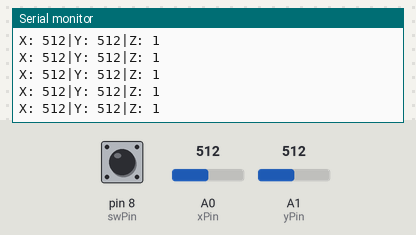
Bench run of a sketch on a simulated Arduino Uno, built with avr-gcc and run on an emulated ATmega328P. Parts: the last lines printed to the serial monitor. Inputs (shaded band) come from the test bench; at power-on: A1 (yPin) = 512, pin 8 (swPin) HIGH, A0 (xPin) = 512.

Above: at 4.2 s.
4.3 s: A1 (yPin) set to 982
At 4.32 s:
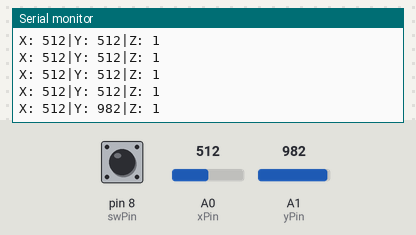
7.3 s: A1 (yPin) set to 1016
At 7.32 s:
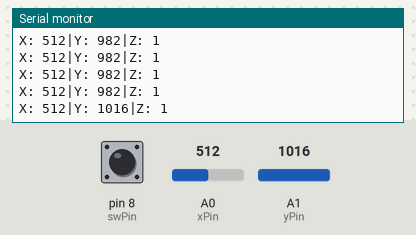
Timing chart, 0 to 10.3 s (numbered marks = the images above; inputs shaded):
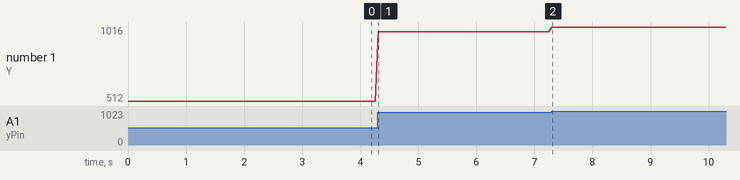

Measured:
- after the input at 4.3 s, the serial monitor: prints a new line at once (image 1)
- after the input at 7.3 s, the serial monitor: prints a new line at once (image 2)
- plotted number 1: 512 → 982 after the input at 4.3 s, 982 → 1016 after the input at 7.3 s

The sketch:

20-joystick.ino
```cpp
/*
  The code reads values from a joystick module and prints them on the serial monitor.
  The joystick module has two analog axes (X and Y), which are connected to Arduino
  pins A0 and A1. The decimal form of the X and Y axis values is read and displayed
  on the serial monitor.

  Board: Arduino Uno R4
  Component: Joystick Module
*/

const int xPin = A0;  //the VRX attach to
const int yPin = A1;  //the VRY attach to
const int swPin = 8;  //the SW attach to

void setup() {
  pinMode(swPin, INPUT_PULLUP);
  Serial.begin(9600);
}

void loop() {
  Serial.print("X: ");
  Serial.print(analogRead(xPin), DEC);  // print the value of VRX in DEC
  Serial.print("|Y: ");
  Serial.print(analogRead(yPin), DEC);  // print the value of VRX in DEC
  Serial.print("|Z: ");
  Serial.println(digitalRead(swPin));  // print the value of SW
  delay(50);
}
```
